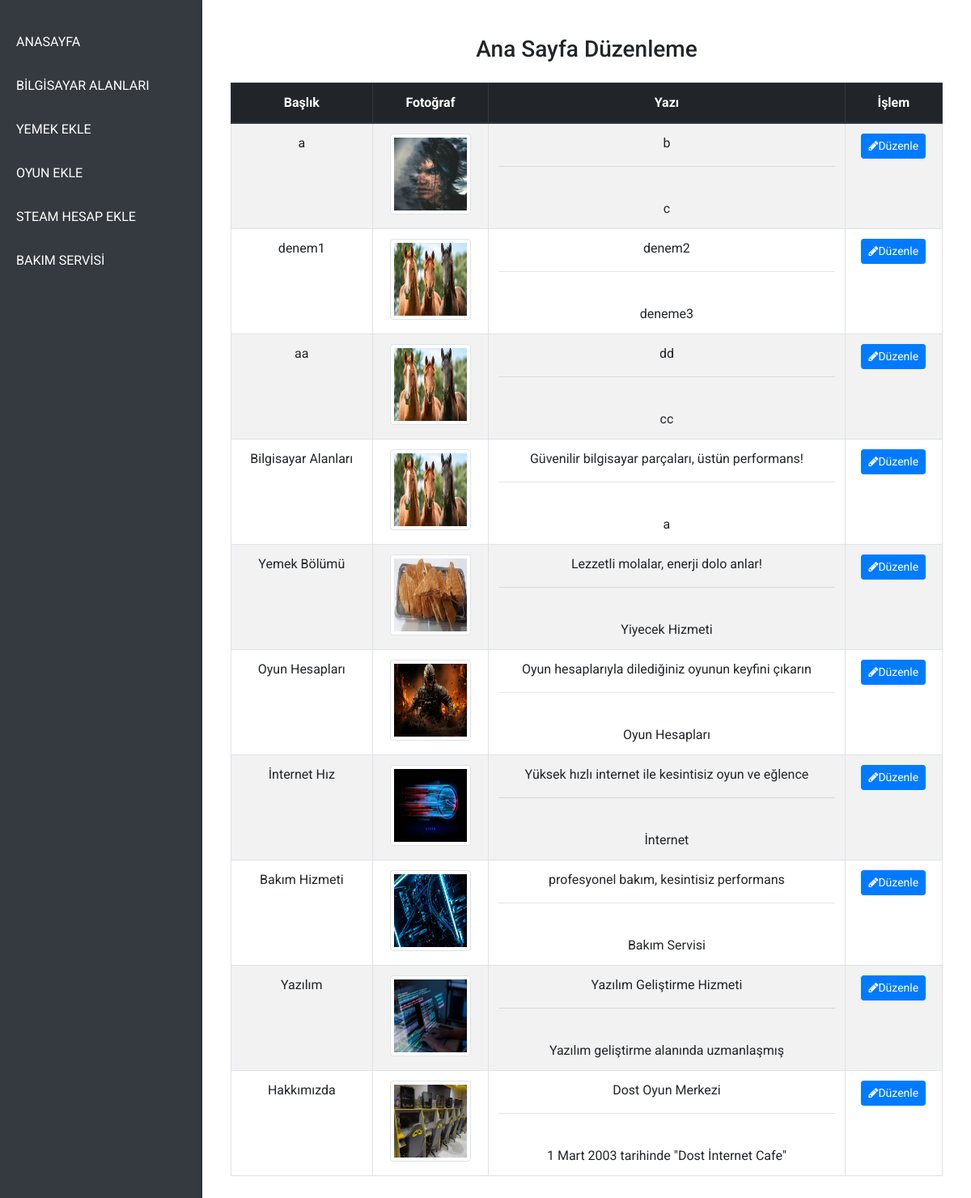
Screenshot of /indexa with the database file from the repository.
### models.py (models this page shows)
class tblmediaandtext(db.Model):
    id = db.Column(db.Integer, primary_key=True)
    page_name = db.Column(db.String(50), unique=False, nullable=False, default='')
    label = db.Column(db.String(100), unique=False, nullable=True)
    path = db.Column(db.String(50), unique=False, nullable=False, default='')
    file_name = db.Column(db.String(255), nullable=False, default='')
    text1 = db.Column(db.String(5000), nullable=True)
    text2 = db.Column(db.String(5000), nullable=True)

### app.py (the view)
@app.route("/indexa", methods=["GET", "POST"])
def indexa():
    mediawithtext = tblmediaandtext.query.filter_by(page_name = "mainpage").all()
    return render_template("indexa.html", mediawithtext=mediawithtext)

### templates/indexa.html
{% extends "adminlayout.html" %}
{% block main %}
<div class="container mt-4">
    <h3 class="mb-4">Ana Sayfa Düzenleme</h3>
    <table class="table table-bordered table-striped">
        <thead class="thead-dark">
            <tr>
                <th>Başlık</th>
                <th>Fotoğraf</th>
                <th>Yazı</th>
                <th>İşlem</th>
            </tr>
        </thead>
        <tbody>
            {% for mt in mediawithtext %}
                <tr>
                    <td>{{ mt.label }}</td>
                    <td>
                        <img src=" {% if mt.path:%}{{ mt.path}} {% else:%} ../static/img/noImage.jpg {% endif %}" alt="photo" class="img-thumbnail" style="width: 100px; height: 100px;">
                    </td>
                    <td>
                        {{ mt.text1 }}
                        <hr> <br>
                        {{ mt.text2 }}
                    </td>
                    <td>
                        <a href="/updatemainpage/{{mt.id}}" class="btn btn-sm btn-primary"><i class="fa fa-pencil"></i>Düzenle</a>
                    </td>
                </tr>
            {% endfor %}
        </tbody>
    </table>
</div>
{% endblock %}

### templates/adminlayout.html (shortened to what this page needs)
<!DOCTYPE html>
<html lang="en">
<head>
    <link rel="stylesheet" href="https://maxcdn.bootstrapcdn.com/bootstrap/4.0.0-beta/css/bootstrap.min.css">
    <link rel="stylesheet" href="https://cdnjs.cloudflare.com/ajax/libs/font-awesome/4.5.0/css/font-awesome.min.css">
    <link href="https://fonts.googleapis.com/css?family=Roboto" rel="stylesheet"> <link rel='stylesheet' href='https://cdnjs.cloudflare.com/ajax/libs/twitter-bootstrap/4.0.0-beta/css/bootstrap.min.css'>
    <link rel='stylesheet' href='https://cdnjs.cloudflare.com/ajax/libs/font-awesome/4.5.0/css/font-awesome.min.css'>
    <link rel="stylesheet" href="static/css/admin/indexadmin.css">
    <link rel="stylesheet" href="../static/css/admin/indexadmin.css">
</head>
<body>
    <div class="main">
        <div class="leftbar">
            <ul>
                <li class="nav-item"><a class="nav-link" href="/indexa">ANASAYFA</a></li>
                <li class="nav-item"><a class="nav-link" href="/computerfields">BİLGİSAYAR ALANLARI</a></li>
                <li class="nav-item"><a class="nav-link" href="/foodsadd">YEMEK EKLE</a></li>
                <li class="nav-item"><a class="nav-link" href="/gamesadd">OYUN EKLE</a></li>
                <li class="nav-item"><a class="nav-link" href="/steamsadd">STEAM HESAP EKLE</a></li>
                <li class="nav-item"><a class="nav-link" href="/service">BAKIM SERVİSİ</a></li>
            </ul>
        </div>
        <div class="rightbar">
            {% block main %}{% endblock %}
        </div>
    </div>
</body>
</html>

### static/css/admin/indexadmin.css (style rules this page uses)
body, html { margin: 0; padding: 0; font-family: 'Roboto', sans-serif; height: 100%; background-color: #f8f9fa; }
.main { display: flex; height: 100vh; }
.leftbar { width: 250px; background-color: #343a40; color: #fff; display: flex; flex-direction: column; padding-top: 20px; box-shadow: 2px 0 5px rgba(0, 0, 0, 0.3); }
.leftbar ul { list-style: none; padding: 0; margin: 0; }
.leftbar .nav-item { margin: 10px 0; }
.leftbar .nav-link { color: #fff; text-decoration: none; padding: 10px 20px; display: block; font-size: 16px; transition: background 0.3s ease, padding-left 0.3s ease; }
.rightbar { flex-grow: 1; padding: 20px; background-color: #ffffff; overflow-y: auto; box-shadow: -2px 0 5px rgba(0, 0, 0, 0.1); }
.container { display: flex; flex-direction: column; align-items: center; justify-content: center; }
table { width: 80%; margin-left: auto; margin-right: auto; text-align: center; }
h3 { text-align: center; }

### rows the page displays
tblmediaandtext: label "a", path (picture), text1 "b", text2 "c"
tblmediaandtext: label "denem1", path (picture), text1 "denem2", text2 "deneme3"
tblmediaandtext: label "aa", path (picture), text1 "dd", text2 "cc"
tblmediaandtext: label "Bilgisayar Alanları", path (picture), text1 "Güvenilir bilgisayar parçaları, üstün performans!", text2 "a"
tblmediaandtext: label "Yemek Bölümü", path (picture), text1 "Lezzetli molalar, enerji dolo anlar!", text2 "Yiyecek Hizmeti"
tblmediaandtext: label "Oyun Hesapları", path (picture), text1 "Oyun hesaplarıyla dilediğiniz oyunun keyfini çıkarın", text2 "Oyun Hesapları"
tblmediaandtext: label "İnternet Hız", path (picture), text1 "Yüksek hızlı internet ile kesintisiz oyun ve eğlence", text2 "İnternet"
tblmediaandtext: label "Bakım Hizmeti", path (picture), text1 "profesyonel bakım, kesintisiz performans", text2 "Bakım Servisi"
tblmediaandtext: label "Yazılım", path (picture), text1 "Yazılım Geliştirme Hizmeti", text2 "Yazılım geliştirme alanında uzmanlaşmış"
tblmediaandtext: label "Hakkımızda", path (picture), text1 "Dost Oyun Merkezi", text2 "1 Mart 2003 tarihinde \"Dost İnternet Cafe\""
